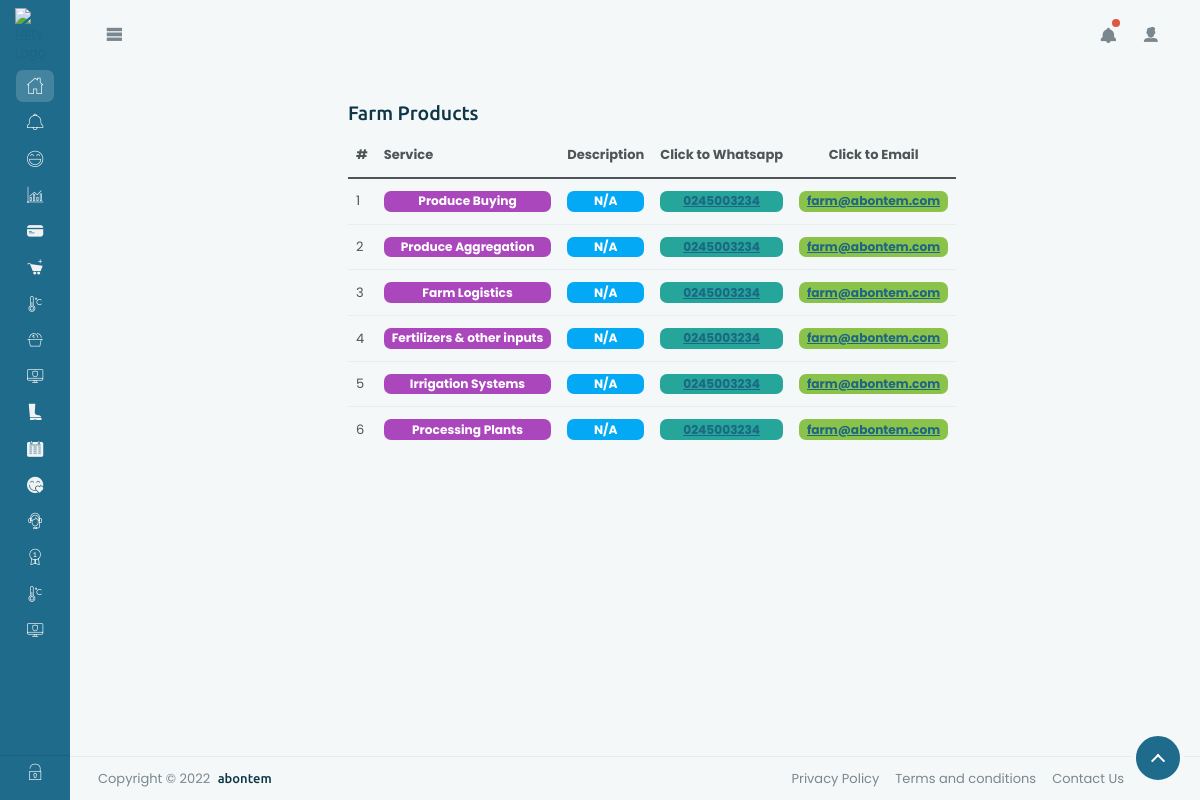
Page /dashboard/farm_products/ on the committed database.
### farm/models.py (models this page shows, shortened)
class Products(models.Model):
    service = models.CharField(max_length=100)
    description = models.CharField(max_length=500, default='N/A')
    email = models.EmailField(default='farm@abontem.com')
    whatsapp = models.CharField(max_length=10, default='0245003234')
    class Meta:
        verbose_name_plural = 'Farm Products'

### farm/views.py (the view)
# urls.py: path('dashboard/farm_products/', FarmProducts.as_view(), name='farm_products'),
class FarmProducts(ListView):
    template_name = 'farm_products.html'
    queryset = DashboardLand.objects.all()
    def get_context_data(self, **kwargs):
        context = super().get_context_data(**kwargs)
        context['land'] = DashboardLand.objects.all()
        context['products'] = Products.objects.all()
        return context

### templates/farm_products.html (shortened to what this page needs)
{% extends 'base.html' %}
{% block content %}
<h4>Farm Products</h4>
<div class="table-responsive mw-100">
    <table class="table align-middle">
        <thead>
        <tr>
            <th>#</th>
            <th>Service</th>
            <th>Description</th>
            <th class="text-center">Click to Whatsapp</th>
            <th class="text-center">Click to Email</th>
        </tr>
        </thead>
        <tbody>
        {% for farm in products %}
        <tr>
            <td class="min-w-td">{{forloop.counter}}</td>
            <td class="fs-5"><span class="d-block badge bg-purple">{{farm.service}}</span></td>
            <td class="fs-5"><span class="d-block badge bg-info">{{farm.description}}</span></td>
            <td class="fs-5"><span class="d-block badge bg-secondary"><a href="https://wa.me/233245003234?text=I%27m%20interested%20in%20a%20farm-product/%20service" target="_blank">{{farm.whatsapp}}</a></span></td>
            <td class="fs-5"><span class="d-block badge bg-success"><a href="https://mail.google.com/mail/?view=cm&fs=1&tf=1&to=farm@abontem.com" target="_blank">{{farm.email}}</a></span></td>
        </tr>
        {% endfor %}
        </tbody>
    </table>
</div>
{% endblock %}

### rows in the picture
Products: service "Produce Buying", description "N/A", whatsapp "0245003234", email "farm@abontem.com"
Products: service "Produce Aggregation", description "N/A", whatsapp "0245003234", email "farm@abontem.com"
Products: service "Farm Logistics", description "N/A", whatsapp "0245003234", email "farm@abontem.com"
Products: service "Fertilizers & other inputs", description "N/A", whatsapp "0245003234", email "farm@abontem.com"
Products: service "Irrigation Systems", description "N/A", whatsapp "0245003234", email "farm@abontem.com"
Products: service "Processing Plants", description "N/A", whatsapp "0245003234", email "farm@abontem.com"
